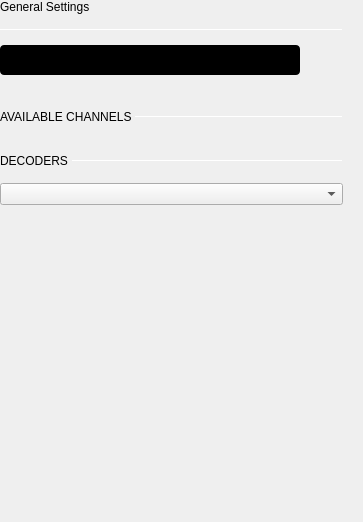
                   <widget class="QWidget" name="scrollAreaWidgetContents">
                    <property name="geometry">
                     <rect>
                      <x>0</x>
                      <y>0</y>
                      <width>363</width>
                      <height>522</height>
                     </rect>
                    </property>
                    <property name="sizePolicy">
                     <sizepolicy hsizetype="Preferred" vsizetype="Preferred">
                      <horstretch>0</horstretch>
                      <verstretch>0</verstretch>
                     </sizepolicy>
                    </property>
                    <layout class="QVBoxLayout" name="verticalLayout_6">
                     <property name="spacing">
                      <number>15</number>
                     </property>
                     <property name="leftMargin">
                      <number>0</number>
                     </property>
                     <property name="topMargin">
                      <number>0</number>
                     </property>
                     <property name="rightMargin">
                      <number>20</number>
                     </property>
                     <property name="bottomMargin">
                      <number>0</number>
                     </property>
                     <item>
                      <widget class="QLabel" name="label_3">
                       <property name="text">
                        <string>General Settings</string>
                       </property>
                       <property name="general_settings_label" stdset="0">
                        <bool>true</bool>
                       </property>
                      </widget>
                     </item>
                     <item>
                      <widget class="Line" name="line">
                       <property name="maximumSize">
                        <size>
                         <width>16777215</width>
                         <height>1</height>
                        </size>
                       </property>
                       <property name="frameShadow">
                        <enum>QFrame::Sunken</enum>
                       </property>
                       <property name="lineWidth">
                        <number>1</number>
                       </property>
                       <property name="orientation">
                        <enum>Qt::Horizontal</enum>
                       </property>
                       <property name="blue_line" stdset="0">
                        <bool>true</bool>
                       </property>
                      </widget>
                     </item>
                     <item>
                      <layout class="QVBoxLayout" name="sweepSettingLayout">
                       <property name="spacing">
                        <number>15</number>
                       </property>
                      </layout>
                     </item>
                     <item>
                      <widget class="adiscope::CustomSwitch" name="btnStreamOneShot">
                       <property name="sizePolicy">
                        <sizepolicy hsizetype="Preferred" vsizetype="Fixed">
                         <horstretch>0</horstretch>
                         <verstretch>0</verstretch>
                        </sizepolicy>
                       </property>
                       <property name="minimumSize">
                        <size>
                         <width>300</width>
                         <height>30</height>
                        </size>
                       </property>
                       <property name="maximumSize">
                        <size>
                         <width>300</width>
                         <height>30</height>
                        </size>
                       </property>
                       <property name="layoutDirection">
                        <enum>Qt::LeftToRight</enum>
                       </property>
                       <property name="styleSheet">
                        <string notr="true">QPushButton {
min-height: 30px;
max-height: 30px;
min-width: 300px;
max-width: 300px;
background-color: black;
border-radius: 4px;
}

QPushButton:disabled {
background-color: qlineargradient(spread:pad, x1:0.5, y1:0, x2:0.501, y2:0, stop:0 #727273, stop:1 #141416);
}

QWidget#handle {
min-height: 30px;
max-height: 30px;
min-width: 150px;
max-width: 150px;
background-color: #4a64ff;
border-radius: 2px;
}

QWidget#handle:disabled {
background-color: #aaaaaa;
}

QLabel {
margin-top: 6px;
background-color: transparent;
line-height: 19px;
}

QLabel#on {
margin-top: 0px;
min-height:30px;
max-height:30px;
min-width:150px;
max-width:150px;
qproperty-alignment: AlignCenter AlignCenter;
margin-left: 0px;
color: white;
}

QLabel#on:disabled {
color: rgba(255,255,255,102);
}

QLabel#off {
margin-top: 0px;
min-height:30px;
max-height:30px;
min-width:150px;
max-width:150px;
margin-left: 150px;
color: white;
qproperty-alignment: AlignCenter AlignCenter;
}

QLabel#off:disabled {
color: rgba(255,255,255,51);
}
</string>
                       </property>
                       <property name="text">
                        <string/>
                       </property>
                       <property name="checkable">
                        <bool>true</bool>
                       </property>
                       <property name="checked">
                        <bool>true</bool>
                       </property>
                       <property name="leftText" stdset="0">
                        <string>OneShot</string>
                       </property>
                       <property name="rightText" stdset="0">
                        <string>Stream</string>
                       </property>
                       <property name="duration" stdset="0">
                        <number>100</number>
                       </property>
                      </widget>
                     </item>
                     <item>
                      <spacer name="horizontalSpacer">
                       <property name="orientation">
                        <enum>Qt::Horizontal</enum>
                       </property>
                       <property name="sizeType">
                        <enum>QSizePolicy::Fixed</enum>
                       </property>
                       <property name="sizeHint" stdset="0">
                        <size>
                         <width>200</width>
                         <height>20</height>
                        </size>
                       </property>
                      </spacer>
                     </item>
                     <item>
                      <layout class="QHBoxLayout" name="subTitleLayout">
                       <property name="spacing">
                        <number>0</number>
                       </property>
                       <property name="topMargin">
                        <number>0</number>
                       </property>
                       <item>
                        <widget class="QLabel" name="label_6">
                         <property name="text">
                          <string>AVAILABLE CHANNELS </string>
                         </property>
                         <property name="subsection_label" stdset="0">
                          <bool>true</bool>
                         </property>
                        </widget>
                       </item>
                       <item>
                        <widget class="Line" name="line_3">
                         <property name="sizePolicy">
                          <sizepolicy hsizetype="Expanding" vsizetype="Fixed">
                           <horstretch>0</horstretch>
                           <verstretch>0</verstretch>
                          </sizepolicy>
                         </property>
                         <property name="maximumSize">
                          <size>
                           <width>16777215</width>
                           <height>1</height>
                          </size>
                         </property>
                         <property name="orientation">
                          <enum>Qt::Horizontal</enum>
                         </property>
                         <property name="subsection_line" stdset="0">
                          <bool>true</bool>
                         </property>
                        </widget>
                       </item>
                      </layout>
                     </item>
                     <item>
                      <widget class="QWidget" name="widget_2" native="true">
                       <property name="styleSheet">
                        <string notr="true"/>
                       </property>
                       <layout class="QVBoxLayout" name="verticalLayout_7">
                        <property name="spacing">
                         <number>0</number>
                        </property>
                        <property name="leftMargin">
                         <number>0</number>
                        </property>
                        <property name="topMargin">
                         <number>0</number>
                        </property>
                        <property name="rightMargin">
                         <number>0</number>
                        </property>
                        <property name="bottomMargin">
                         <number>0</number>
                        </property>
                        <item>
                         <layout class="QGridLayout" name="channelEnumeratorLayout">
                          <property name="topMargin">
                           <number>0</number>
                          </property>
                          <property name="spacing">
                           <number>15</number>
                          </property>
                         </layout>
                        </item>
                       </layout>
                      </widget>
                     </item>
                     <item>
                      <layout class="QHBoxLayout" name="horizontalLayout_2">
                       <property name="spacing">
                        <number>0</number>
                       </property>
                       <property name="topMargin">
                        <number>0</number>
                       </property>
                       <item>
                        <widget class="QLabel" name="label_7">
                         <property name="sizePolicy">
                          <sizepolicy hsizetype="Preferred" vsizetype="Preferred">
                           <horstretch>0</horstretch>
                           <verstretch>0</verstretch>
                          </sizepolicy>
                         </property>
                         <property name="text">
                          <string>DECODERS </string>
                         </property>
                         <property name="subsection_label" stdset="0">
                          <bool>true</bool>
                         </property>
                        </widget>
                       </item>
                       <item>
                        <widget class="Line" name="line_4">
                         <property name="sizePolicy">
                          <sizepolicy hsizetype="Expanding" vsizetype="Fixed">
                           <horstretch>0</horstretch>
                           <verstretch>0</verstretch>
                          </sizepolicy>
                         </property>
                         <property name="maximumSize">
                          <size>
                           <width>16777215</width>
                           <height>1</height>
                          </size>
                         </property>
                         <property name="orientation">
                          <enum>Qt::Horizontal</enum>
                         </property>
                         <property name="subsection_line" stdset="0">
                          <bool>true</bool>
                         </property>
                        </widget>
                       </item>
                      </layout>
                     </item>
                     <item>
                      <widget class="QComboBox" name="addDecoderComboBox">
                       <property name="focusPolicy">
                        <enum>Qt::NoFocus</enum>
                       </property>
                      </widget>
                     </item>
                     <item>
                      <widget class="QWidget" name="widget_4" native="true">
                       <layout class="QVBoxLayout" name="verticalLayout_8">
                        <property name="spacing">
                         <number>0</number>
                        </property>
                        <property name="leftMargin">
                         <number>0</number>
                        </property>
                        <property name="topMargin">
                         <number>0</number>
                        </property>
                        <property name="rightMargin">
                         <number>0</number>
                        </property>
                        <property name="bottomMargin">
                         <number>0</number>
                        </property>
                        <item>
                         <layout class="QGridLayout" name="decoderEnumeratorLayout">
                          <property name="topMargin">
                           <number>0</number>
                          </property>
                          <property name="spacing">
                           <number>15</number>
                          </property>
                         </layout>
                        </item>
                       </layout>
                      </widget>
                     </item>
                     <item>
                      <layout class="QVBoxLayout" name="exportLayout"/>
                     </item>
                     <item>
                      <spacer name="verticalSpacer">
                       <property name="orientation">
                        <enum>Qt::Vertical</enum>
                       </property>
                       <property name="sizeHint" stdset="0">
                        <size>
                         <width>20</width>
                         <height>40</height>
                        </size>
                       </property>
                      </spacer>
                     </item>
                    </layout>
                   </widget>
